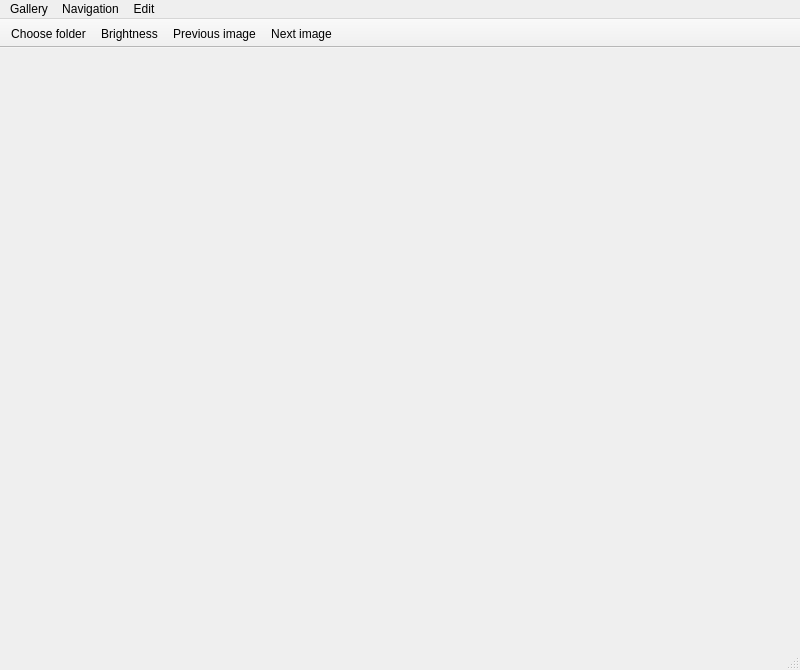
<?xml version="1.0" encoding="UTF-8"?>
<ui version="4.0">
 <class>MainWindow</class>
 <widget class="QMainWindow" name="MainWindow">
  <property name="minimumSize">
   <size>
    <width>800</width>
    <height>600</height>
   </size>
  </property>
  <property name="windowTitle">
   <string>QtSampleGallery</string>
  </property>
  <property name="autoFillBackground">
   <bool>false</bool>
  </property>
  <widget class="QWidget" name="centralwidget">
   <property name="sizePolicy">
    <sizepolicy hsizetype="Minimum" vsizetype="Minimum">
     <horstretch>0</horstretch>
     <verstretch>0</verstretch>
    </sizepolicy>
   </property>
   <property name="minimumSize">
    <size>
     <width>800</width>
     <height>600</height>
    </size>
   </property>
   <widget class="QWidget" name="layoutWidget">
    <property name="geometry">
     <rect>
      <x>40</x>
      <y>10</y>
      <width>721</width>
      <height>461</height>
     </rect>
    </property>
    <layout class="QHBoxLayout" name="horizontalLayout" stretch="1,8,1">
     <property name="leftMargin">
      <number>20</number>
     </property>
     <property name="topMargin">
      <number>20</number>
     </property>
     <property name="rightMargin">
      <number>20</number>
     </property>
     <property name="bottomMargin">
      <number>20</number>
     </property>
     <item>
      <spacer name="horizontalSpacer">
       <property name="orientation">
        <enum>Qt::Orientation::Horizontal</enum>
       </property>
       <property name="sizeType">
        <enum>QSizePolicy::Policy::Fixed</enum>
       </property>
       <property name="sizeHint" stdset="0">
        <size>
         <width>40</width>
         <height>20</height>
        </size>
       </property>
      </spacer>
     </item>
     <item>
      <widget class="QLabel" name="label">
       <property name="text">
        <string/>
       </property>
      </widget>
     </item>
     <item>
      <spacer name="horizontalSpacer_2">
       <property name="orientation">
        <enum>Qt::Orientation::Horizontal</enum>
       </property>
       <property name="sizeType">
        <enum>QSizePolicy::Policy::Fixed</enum>
       </property>
       <property name="sizeHint" stdset="0">
        <size>
         <width>40</width>
         <height>20</height>
        </size>
       </property>
      </spacer>
     </item>
    </layout>
   </widget>
  </widget>
  <widget class="QMenuBar" name="menubar">
   <property name="geometry">
    <rect>
     <x>0</x>
     <y>0</y>
     <width>800</width>
     <height>24</height>
    </rect>
   </property>
   <property name="defaultUp">
    <bool>false</bool>
   </property>
   <widget class="QMenu" name="menuGallery">
    <property name="title">
     <string>Gallery</string>
    </property>
    <addaction name="actionChoose_folder"/>
    <addaction name="actionExit_gallery"/>
   </widget>
   <widget class="QMenu" name="menuNavigation">
    <property name="title">
     <string>Navigation</string>
    </property>
    <addaction name="actionNext_image"/>
    <addaction name="actionPrevious_image"/>
   </widget>
   <widget class="QMenu" name="menuEdit">
    <property name="title">
     <string>Edit</string>
    </property>
    <addaction name="actionBrightness"/>
   </widget>
   <addaction name="menuGallery"/>
   <addaction name="menuNavigation"/>
   <addaction name="menuEdit"/>
  </widget>
  <widget class="QStatusBar" name="statusbar"/>
  <widget class="QToolBar" name="toolBar">
   <property name="windowTitle">
    <string>toolBar</string>
   </property>
   <property name="movable">
    <bool>false</bool>
   </property>
   <property name="floatable">
    <bool>false</bool>
   </property>
   <attribute name="toolBarArea">
    <enum>TopToolBarArea</enum>
   </attribute>
   <attribute name="toolBarBreak">
    <bool>false</bool>
   </attribute>
   <addaction name="actionChoose_folder"/>
   <addaction name="actionBrightness"/>
   <addaction name="actionPrevious_image"/>
   <addaction name="actionNext_image"/>
  </widget>
  <action name="actionChoose_folder">
   <property name="icon">
    <iconset theme="QIcon::ThemeIcon::FolderVisiting"/>
   </property>
   <property name="text">
    <string>Choose folder</string>
   </property>
   <property name="toolTip">
    <string>Choose folder with image files</string>
   </property>
  </action>
  <action name="actionExit_gallery">
   <property name="icon">
    <iconset theme="QIcon::ThemeIcon::ApplicationExit"/>
   </property>
   <property name="text">
    <string>Exit gallery</string>
   </property>
   <property name="toolTip">
    <string>Exit gallery application</string>
   </property>
  </action>
  <action name="actionNext_image">
   <property name="icon">
    <iconset theme="QIcon::ThemeIcon::GoNext"/>
   </property>
   <property name="text">
    <string>Next image</string>
   </property>
   <property name="toolTip">
    <string>Go to the next image</string>
   </property>
  </action>
  <action name="actionPrevious_image">
   <property name="icon">
    <iconset theme="QIcon::ThemeIcon::GoPrevious"/>
   </property>
   <property name="text">
    <string>Previous image</string>
   </property>
   <property name="toolTip">
    <string>Go to the previous image</string>
   </property>
  </action>
  <action name="actionBrightness">
   <property name="icon">
    <iconset theme="QIcon::ThemeIcon::EditPaste"/>
   </property>
   <property name="text">
    <string>Brightness</string>
   </property>
   <property name="toolTip">
    <string>Change brightness</string>
   </property>
  </action>
 </widget>
 <resources/>
 <connections/>
</ui>
